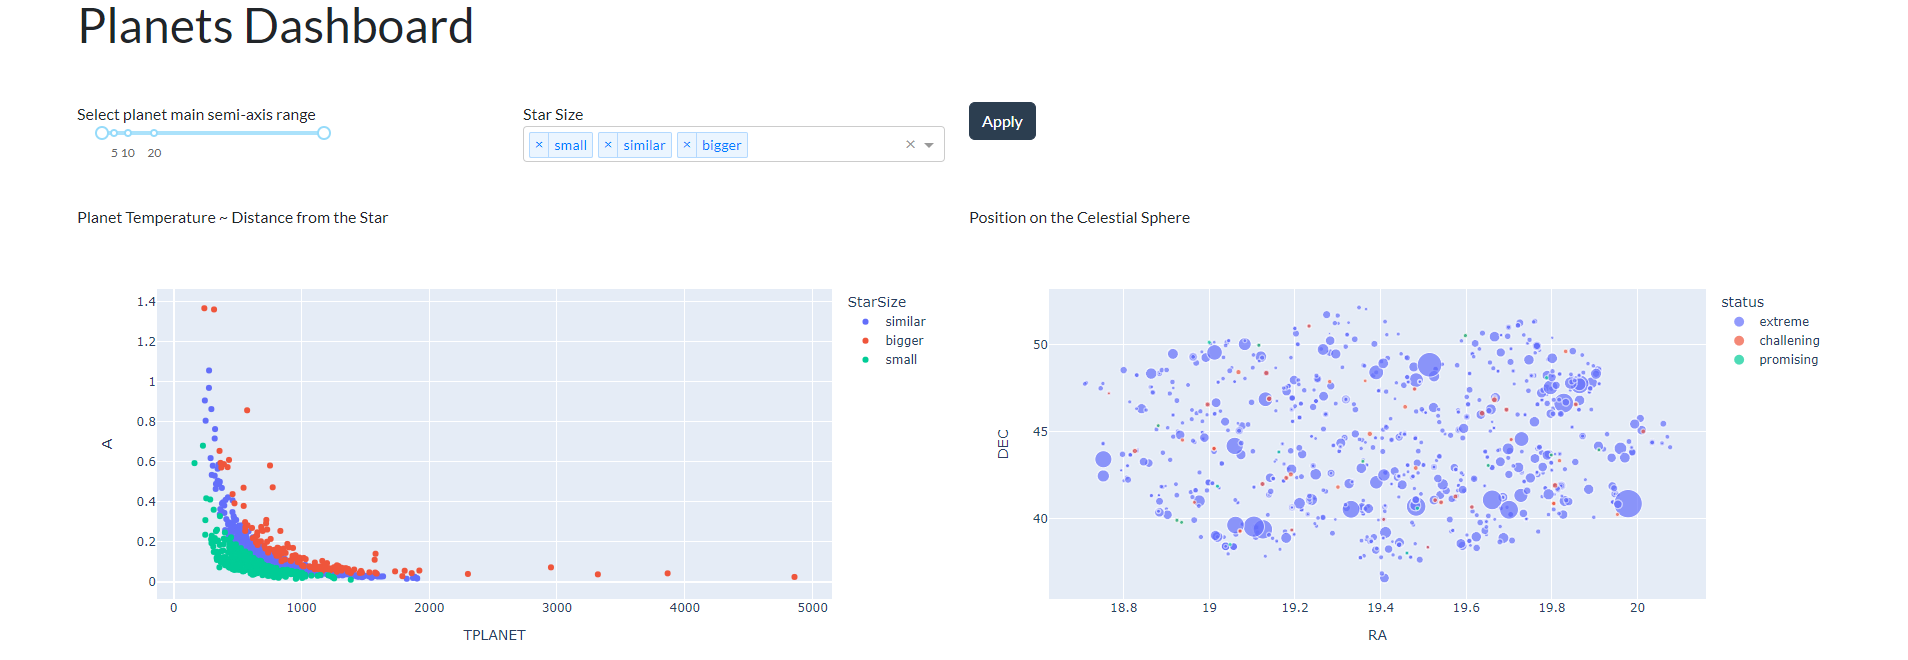

Generate this figure with Python:
import requests
import pandas as pd
import numpy as np
import plotly.express as px
import plotly.io as poi
poi.renderers.default = 'browser'  # режим отображения в браузере 
# импорт библиотек dash
import dash 
from dash import dcc  # в этой библиотеке находятся слайдеры и прочее
from dash import html
import dash_bootstrap_components as dbc
# импортируем компоненты для того, чтобы график реагировал на изменения
from dash import Input, Output, State 

"""" READ DATA """

response = requests.get('http://asterank.com/api/kepler?query={}&limit=2000')  # с помощью API считываем данные с сайта sterank.com/kepler с пустым параметром запроса и лимитом в 2000
df = pd.json_normalize(response.json())  # нормализация json 
df = df[df['PER'] > 0]  # отрезаем нежелательную точку с периодом < 0

# Create Star size category 

bins = [0, 0.8, 1.2, 100]  # разбиваем на категории по метрикам сравнения с метриками солнце
names = ['small', 'similar', 'bigger']
df['StarSize'] = pd.cut(df['RSTAR'], bins, labels=names)

# TEMPERATURE BINS (бакеты по температуре планет)
tp_bins = [0, 200, 400, 500, 5000]
tp_labels = ['low', 'optimal', 'high', 'extreme']
df['temp'] = pd.cut(df['TPLANET'], tp_bins, labels = tp_labels) # задаем переменную. Разбиваем температуру по бинам + в зависимости от этого лейбл

#  SIZE_BINS (бакеты по размерам планеты в зависимости от радиуса Земли)

rp_bins = [0, 0.5, 2, 4, 100]
rp_labels = ['low', 'optimal', 'high', 'extreme']  # лейблы по бакетам
df['gravity'] = pd.cut(df['RPLANET'], rp_bins, labels = rp_labels)  # по аналогии делаем соответствие по радиусам 

#  ESTIMATE OBJECT STATUS (разбиваем объекты по статусам)
#  Если temp == optimal и gravity == optimal => promising
df['status'] = np.where((df['temp'] == 'optimal')
                        &(df['gravity'] == 'optimal'),
                        'promising', None) 
#  Если и не optimal, и не extreme, то challening для нас
df.loc[:, 'status'] = np.where((df['temp'] == 'optimal')&
                               (df['gravity'].isin(['low', 'high'])),
                                'challening', df['status']) 
df.loc[:, 'status'] = np.where((df['gravity'] == 'optimal')&
                               (df['temp'].isin(['low', 'high'])),
                                'challening', df['status']) 
#  В остальных случаях значение extreme
df['status'] = df.status.fillna('extreme')


options = []
for k in names:
    options.append({'label' : k, 'value' : k})

# print(df.head())  # вывод первых пяти строк датафрейма для проверки корректности его загрузки

# fig = px.scatter(df, x = 'TPLANET', y = 'A')  # считываем данные и строим скаттерплот по интересующим нас параметрам. Уже необязательно строить в теле приложеия

star_size_selector = dcc.Dropdown(
    id = 'star-selector',
    options = options,
    value = ['small', 'similar', 'bigger'], # категорию, выбранные по умолчанию в dropdown слайзере
    multi = True
)

# создаем слайсер
rplanet_selector = dcc.RangeSlider(
    id = 'range-slider',
    min = min(df['RPLANET']), # минимальное значение слайсера 
    max = max(df['RPLANET']),  # максимальное значение слайсера
    marks = {5: '5', 10 : '10', 20 : '20'},  # метки данных
    step = 1,
    value = [min(df['RPLANET']), max(df['RPLANET'])] # значения в слайсере "между" по умолчанию
)

app = dash.Dash(__name__,
                external_stylesheets = [dbc.themes.FLATLY]) # инициализация приложения

"""" LAYOUT """

app.layout = html.Div([
    dbc.Row(html.H1('Planets Dashboard'),
            style = {'margin-bottom' : 40}),
    dbc.Row([
        dbc.Col([
            html.Div('Select planet main semi-axis range'),
            html.Div(rplanet_selector)
        ],
            width = {'size' : 2}),
        dbc.Col([
            html.Div('Star Size '),
            html.Div(star_size_selector)
        ], 
            width = {'size' : 3, 'offset' : 1}),
        dbc.Col(dbc.Button('Apply', id = 'submit-val', n_clicks = 0, 
                            className = 'mr-2'))  # кнопка + результат для кнопки и оформление
    ],
            style = {'margin-bottom' : 40}), 
    dbc.Row([
        dbc.Col([
            html.Div('Planet Temperature ~ Distance from the Star'),
            dcc.Graph(id = 'dist-temp-chart')
        ], 
            width = {'size' : 6}),
        dbc.Col([
            html.Div('Position on the Celestial Sphere'), # название для нового графика
            dcc.Graph(id = 'celestial-chart') # новый график
        ])
    ],
            style = {'margin-bottom' : 40}),
    ],
    style = {'margin-left' : '80px',
            'margin-right': '80px'})


# app.layout = html.Div([
#     html.H1('Hello Dash!'),  # вывод заголовка первого уровня 
#     html.Div('Select planet main semi-axis range'),
#     html.Div(rplanet_selector, 
#             style = {'width' : '400px',
#                     'margin-bottom' : '40px'}),  # включаем в график созданный нами слайдер
#     html.Div('Select star size'),
#     html.Div(star_size_selector, 
#             style = {'width' : '400px',
#                     'margin-bottom' : '40px'}), 
#     html.Div('Planet Temperature ~ Distance from the Star'),  # вывод названия графика
#     dcc.Graph(id = 'dist-temp-chart')  # вывод графика
# ],  # app.layout - фронтенд приложения. В нем используются элементы библиотек dcc и html
#     style = ({'margine-left' : '80px',
#             'margine-right' : '80px'}
# ))

"""" CALLBACK """

@app.callback(
    Output(component_id = 'dist-temp-chart', component_property = 'figure'),
    [Input(component_id = 'submit-val', component_property = 'n_clicks')],
    [State(component_id = 'range-slider', component_property = 'value'),
    State(component_id = 'star-selector', component_property = 'value')]
)
def update_dist_temp_chart(n, radius_range, star_size):

    # print(n)  # смотрим сколько раз кликнули на кнопку "apply"
    chart_data = df[(df['RPLANET'] > radius_range[0]) &
                    (df['RPLANET'] < radius_range[1]) &
                    (df['StarSize'].isin(star_size))]
    fig = px.scatter(chart_data, x = 'TPLANET', y = 'A', color = 'StarSize')  # по x - Tplanet, по y - A, разбивка по цветам в зависимости от категории StarSize

    return fig 

# callback для нового графика

@app.callback(
    Output(component_id = 'celestial-chart', component_property = 'figure'),
    [Input(component_id = 'submit-val', component_property = 'n_clicks')],    
    [State(component_id = 'range-slider', component_property = 'value'),
    State(component_id = 'star-selector', component_property = 'value')]  # устанавливаем смену фильтров только после кнопки
)
def update_dist_celestial_chart(n, radius_range, star_size):
    chart_data = df[(df['RPLANET'] > radius_range[0]) &
                    (df['RPLANET'] < radius_range[1]) &
                    (df['StarSize'].isin(star_size))]
    fig = px.scatter(chart_data, x = 'RA', y = 'DEC', size = 'RPLANET', 
                                                        color = 'status')  # по x - RA, по y - DEC, размер в зависимости от RPLANET, цвета в зависимости от Status

    return fig 

if __name__ == '__main__':
    app.run_server(debug=True)  # debug = True - запуск в тестовом режиме
